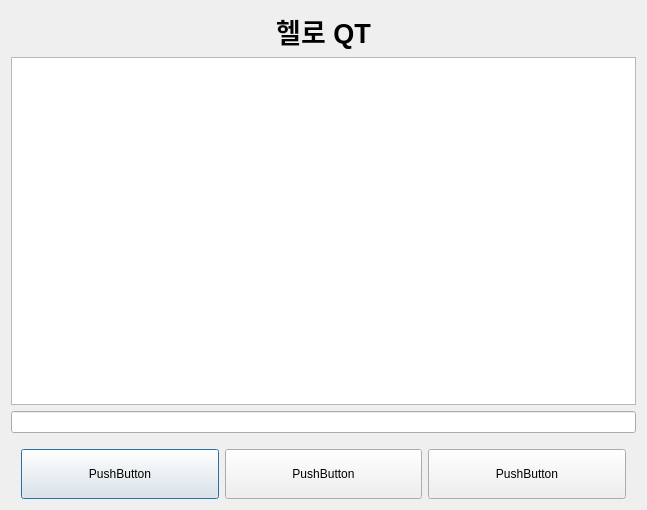
<?xml version="1.0" encoding="UTF-8"?>
<ui version="4.0">
 <class>Dialog</class>
 <widget class="QDialog" name="Dialog">
  <property name="geometry">
   <rect>
    <x>0</x>
    <y>0</y>
    <width>647</width>
    <height>510</height>
   </rect>
  </property>
  <property name="windowTitle">
   <string>마이다이아로그</string>
  </property>
  <layout class="QVBoxLayout" name="verticalLayout">
   <item>
    <widget class="QLabel" name="label">
     <property name="font">
      <font>
       <pointsize>20</pointsize>
       <weight>75</weight>
       <bold>true</bold>
      </font>
     </property>
     <property name="text">
      <string>헬로 QT</string>
     </property>
     <property name="alignment">
      <set>Qt::AlignCenter</set>
     </property>
     <property name="margin">
      <number>20</number>
     </property>
    </widget>
   </item>
   <item>
    <widget class="QTextEdit" name="textEdit"/>
   </item>
   <item>
    <widget class="QLineEdit" name="lineEdit"/>
   </item>
   <item>
    <layout class="QHBoxLayout" name="horizontalLayout">
     <property name="leftMargin">
      <number>10</number>
     </property>
     <property name="topMargin">
      <number>10</number>
     </property>
     <property name="rightMargin">
      <number>10</number>
     </property>
     <item>
      <widget class="QPushButton" name="oneBtn">
       <property name="minimumSize">
        <size>
         <width>0</width>
         <height>50</height>
        </size>
       </property>
       <property name="text">
        <string>PushButton</string>
       </property>
      </widget>
     </item>
     <item>
      <widget class="QPushButton" name="pushButton_2">
       <property name="minimumSize">
        <size>
         <width>0</width>
         <height>50</height>
        </size>
       </property>
       <property name="text">
        <string>PushButton</string>
       </property>
      </widget>
     </item>
     <item>
      <widget class="QPushButton" name="pushButton">
       <property name="minimumSize">
        <size>
         <width>0</width>
         <height>50</height>
        </size>
       </property>
       <property name="text">
        <string>PushButton</string>
       </property>
      </widget>
     </item>
    </layout>
   </item>
  </layout>
 </widget>
 <resources/>
 <connections/>
</ui>
